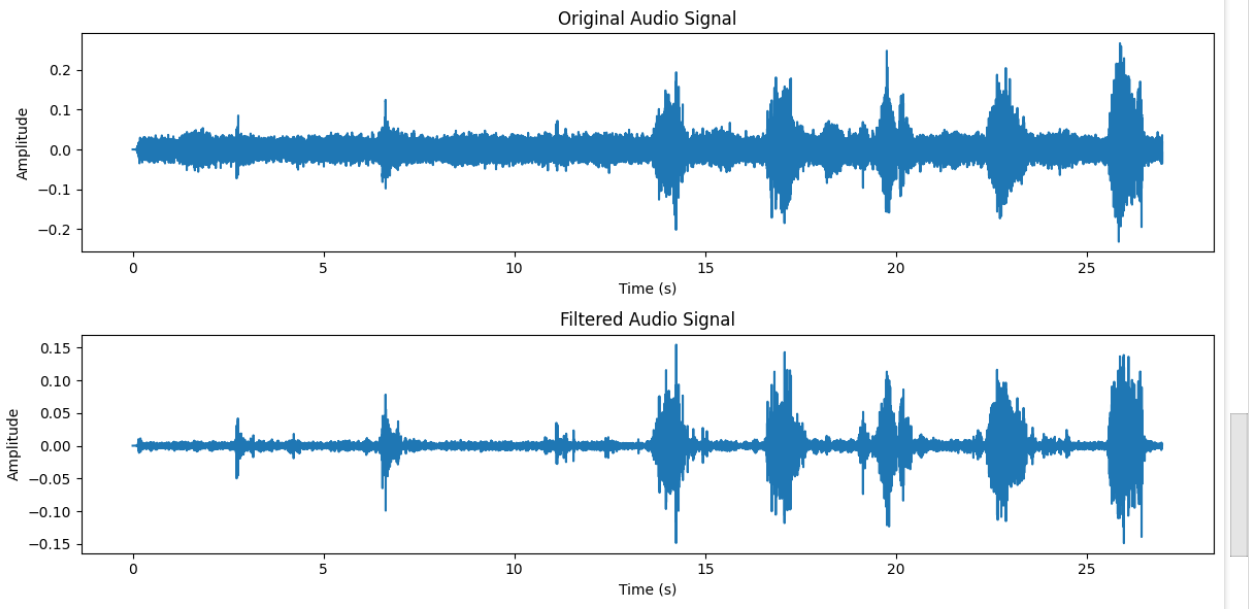

The Python source for this figure:
import numpy as np
import matplotlib.pyplot as plt
from scipy.io import wavfile
from scipy.signal import butter, filtfilt

import librosa

audio_file_path = 'Breathing_data.wav'
audio_data, sample_rate = librosa.load(audio_file_path, sr=None)


# Define the cutoff frequency for the low-pass filter (in Hz)
cutoff_frequency = 200  # Adjust this value according to your needs

# Design a low-pass Butterworth filter
order = 4  # Filter order
b, a = butter(order, cutoff_frequency, btype='low', fs=sample_rate)

# Apply the filter to the audio data
filtered_audio_data = filtfilt(b, a, audio_data)

# Plot the original and filtered signals
plt.figure(figsize=(12, 6))

plt.subplot(2, 1, 1)
plt.plot(np.arange(len(audio_data)) / sample_rate, audio_data)
plt.title('Original Audio Signal')
plt.xlabel('Time (s)')
plt.ylabel('Amplitude')

plt.subplot(2, 1, 2)
plt.plot(np.arange(len(filtered_audio_data)) / sample_rate, filtered_audio_data)
plt.title('Filtered Audio Signal')
plt.xlabel('Time (s)')
plt.ylabel('Amplitude')

plt.tight_layout()
plt.show()
